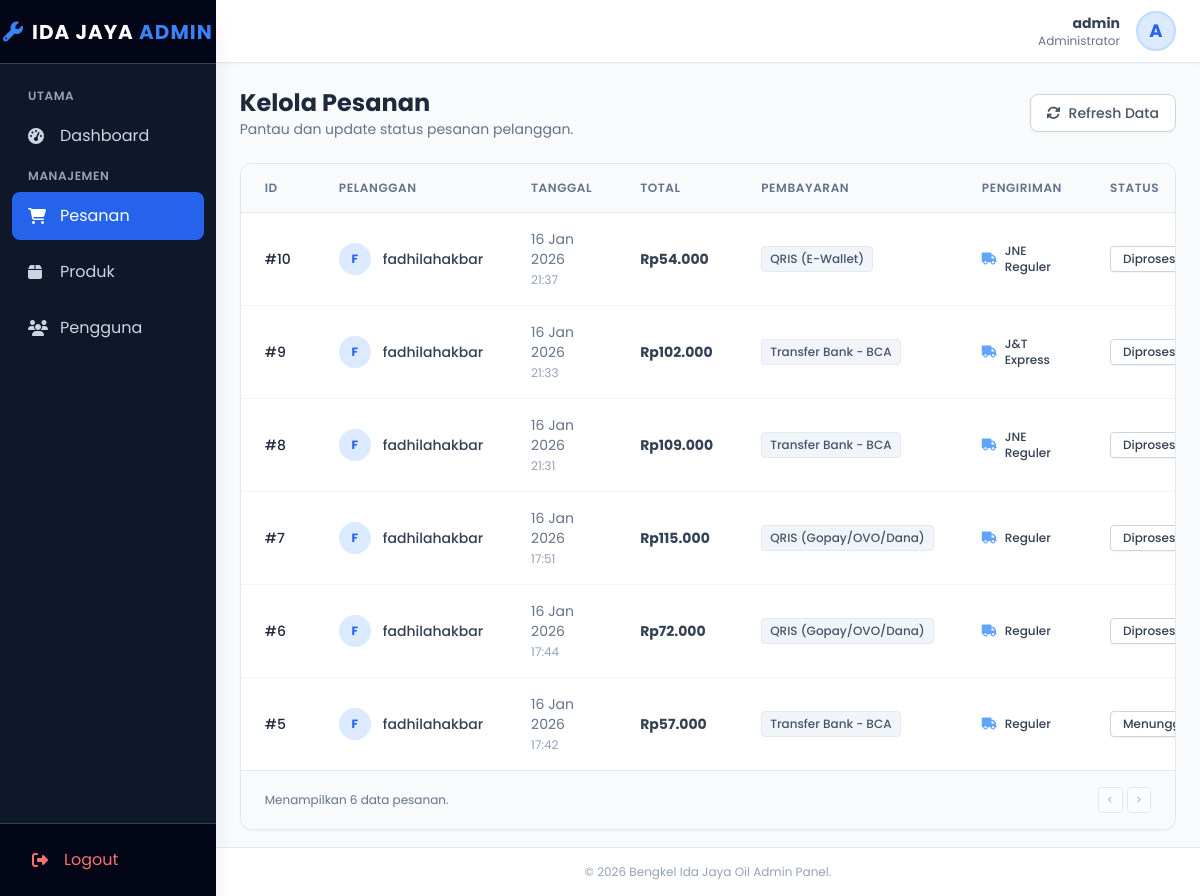
The page /admin/kelola_pesanan.php (signed in) on the database its author committed.
### tables this page shows
CREATE TABLE `pesanan` (
  `id_pesanan` int(11) NOT NULL,
  `id_user` int(11) NOT NULL,
  `tanggal_pesanan` datetime DEFAULT current_timestamp(),
  `total_harga` decimal(15,2) NOT NULL,
  `ongkos_kirim` decimal(15,2) DEFAULT NULL,
  `alamat_pengiriman` text NOT NULL,
  `jasa_pengiriman` varchar(50) DEFAULT NULL,
  `catatan` text DEFAULT NULL,
  `metode_pembayaran` varchar(50) NOT NULL,
  `status_pesanan` varchar(50) DEFAULT 'Menunggu Pembayaran',
  `bukti_pembayaran` varchar(255) DEFAULT NULL
);

CREATE TABLE `users` (
  `id_user` int(11) NOT NULL,
  `username` varchar(100) NOT NULL,
  `no_telp` varchar(20) DEFAULT NULL,
  `password` varchar(255) NOT NULL,
  `nama_lengkap` varchar(150) DEFAULT NULL,
  `role` enum('user','admin') NOT NULL DEFAULT 'user',
  `created_at` timestamp NOT NULL DEFAULT current_timestamp()
);

### admin/kelola_pesanan.php (the view, shortened to what this page needs)
<?php
include 'admin_header.php';
$sql_pesanan = "
    SELECT p.*, u.nama_lengkap
    FROM pesanan p
    LEFT JOIN users u ON p.id_user = u.id_user
    ORDER BY p.tanggal_pesanan DESC
";
$semua_pesanan = $conn->query($sql_pesanan);
?>
<div class="mb-6 flex justify-between items-center">
    <div>
        <h1 class="text-2xl font-bold text-slate-800">Kelola Pesanan</h1>
        <p class="text-slate-500 text-sm">Pantau dan update status pesanan pelanggan.</p>
    </div>
    <a href="kelola_pesanan.php" class="bg-white border border-slate-300 text-slate-600 hover:text-blue-600 hover:border-blue-300 px-4 py-2 rounded-lg text-sm font-medium transition shadow-sm flex items-center gap-2">
        <i class="fas fa-sync-alt"></i> Refresh Data
    </a>
</div>
<div class="bg-white rounded-xl shadow-sm border border-slate-200 overflow-hidden">
    <div class="overflow-x-auto">
        <table class="w-full text-left border-collapse">
            <thead>
                <tr class="bg-slate-50 text-slate-500 text-xs uppercase tracking-wider border-b border-slate-200">
                    <th class="px-6 py-4 font-semibold">ID</th>
                    <th class="px-6 py-4 font-semibold">Pelanggan</th>
                    <th class="px-6 py-4 font-semibold">Tanggal</th>
                    <th class="px-6 py-4 font-semibold">Total</th>
                    <th class="px-6 py-4 font-semibold">Pembayaran</th>
                    <th class="px-6 py-4 font-semibold">Pengiriman</th>
                    <th class="px-6 py-4 font-semibold">Status</th>
                </tr>
            </thead>
            <tbody class="divide-y divide-slate-100 text-sm">
                <?php if ($semua_pesanan->num_rows > 0): ?>
                    <?php while($pesanan = $semua_pesanan->fetch_assoc()): ?>
                        <tr class="hover:bg-slate-50 transition-colors">
                            <td class="px-6 py-4 font-medium text-slate-800">
                                #<?= $pesanan['id_pesanan'] ?>
                            </td>
                            <td class="px-6 py-4">
                                <div class="flex items-center gap-3">
                                    <div class="w-8 h-8 rounded-full bg-blue-100 text-blue-600 flex items-center justify-center font-bold text-xs">
                                        <?= strtoupper(substr($pesanan['nama_lengkap'] ?? 'U', 0, 1)) ?>
                                    </div>
                                    <span class="text-slate-700 font-medium"><?= htmlspecialchars($pesanan['nama_lengkap'] ?? 'User Dihapus') ?></span>
                                </div>
                            </td>
                            <td class="px-6 py-4 text-slate-500">
                                <?= date('d M Y', strtotime($pesanan['tanggal_pesanan'])) ?>
                                <br><span class="text-xs text-slate-400"><?= date('H:i', strtotime($pesanan['tanggal_pesanan'])) ?></span>
                            </td>
                            <td class="px-6 py-4 font-bold text-slate-700">
                                Rp<?= number_format($pesanan['total_harga'], 0, ',', '.') ?>
                            </td>
                            <td class="px-6 py-4">
                                <span class="bg-slate-100 text-slate-600 px-2 py-1 rounded text-xs font-medium border border-slate-200 block w-max">
                                    <?= htmlspecialchars($pesanan['metode_pembayaran']) ?>
                                </span>
                            </td>
                            <td class="px-6 py-4">
                                <div class="flex items-center gap-2 text-slate-700 font-medium text-xs">
                                    <i class="fas fa-truck text-blue-400"></i>
                                    <?= htmlspecialchars($pesanan['jasa_pengiriman'] ?? 'Reguler') ?>
                                </div>
                            </td>
                            <td class="px-6 py-4">
                                <form action="kelola_pesanan.php" method="POST" class="flex items-center gap-2">
                                    <div class="relative">
                                        <select name="status_baru" onchange="this.form.submit()"
                                            class="appearance-none bg-white border border-slate-300 text-slate-700 py-1 pl-3 pr-8 rounded focus:outline-none focus:ring-2 focus:ring-blue-500 focus:border-blue-500 text-xs font-medium cursor-pointer hover:bg-slate-50 transition shadow-sm">
                                            <option value="Menunggu Pembayaran" <?= $pesanan['status_pesanan'] == 'Menunggu Pembayaran' ? 'selected' : '' ?>>Menunggu</option>
                                            <option value="Diproses" <?= $pesanan['status_pesanan'] == 'Diproses' ? 'selected' : '' ?>>Diproses</option>
                                        </select>
                                    </div>
                                </form>
                            </td>
                        </tr>
                    <?php endwhile; ?>
                <?php endif; ?>
            </tbody>
        </table>
    </div>
    <div class="bg-slate-50 px-6 py-4 border-t border-slate-200 text-xs text-slate-500 flex justify-between items-center">
        <span>Menampilkan <?= $semua_pesanan->num_rows ?> data pesanan.</span>
        <div class="flex gap-1">
            <button class="px-2 py-1 bg-white border border-slate-300 rounded hover:bg-slate-100 disabled:opacity-50" disabled>&lt;</button>
            <button class="px-2 py-1 bg-white border border-slate-300 rounded hover:bg-slate-100 disabled:opacity-50" disabled>&gt;</button>
        </div>
    </div>
</div>
<?php include 'admin_footer.php'; ?>

### admin/admin_header.php (style rules this page uses)
body { font-family: 'Poppins', sans-serif; }

### rows shown on the page
pesanan: id_pesanan "10", id_user.nama_lengkap "F", id_user.nama_lengkap "fadhilahakbar", tanggal_pesanan "16 Jan 2026", tanggal_pesanan "21:37", total_harga "54.000", metode_pembayaran "QRIS (E-Wallet)", jasa_pengiriman "JNE Reguler", status_baru "Diproses"
pesanan: id_pesanan "9", id_user.nama_lengkap "F", id_user.nama_lengkap "fadhilahakbar", tanggal_pesanan "16 Jan 2026", tanggal_pesanan "21:33", total_harga "102.000", metode_pembayaran "Transfer Bank - BCA", jasa_pengiriman "J&T Express", status_baru "Diproses"
pesanan: id_pesanan "8", id_user.nama_lengkap "F", id_user.nama_lengkap "fadhilahakbar", tanggal_pesanan "16 Jan 2026", tanggal_pesanan "21:31", total_harga "109.000", metode_pembayaran "Transfer Bank - BCA", jasa_pengiriman "JNE Reguler", status_baru "Diproses"
pesanan: id_pesanan "7", id_user.nama_lengkap "F", id_user.nama_lengkap "fadhilahakbar", tanggal_pesanan "16 Jan 2026", tanggal_pesanan "17:51", total_harga "115.000", metode_pembayaran "QRIS (Gopay/OVO/Dana)", jasa_pengiriman "Reguler", status_baru "Diproses"
pesanan: id_pesanan "6", id_user.nama_lengkap "F", id_user.nama_lengkap "fadhilahakbar", tanggal_pesanan "16 Jan 2026", tanggal_pesanan "17:44", total_harga "72.000", metode_pembayaran "QRIS (Gopay/OVO/Dana)", jasa_pengiriman "Reguler", status_baru "Diproses"
pesanan: id_pesanan "5", id_user.nama_lengkap "F", id_user.nama_lengkap "fadhilahakbar", tanggal_pesanan "16 Jan 2026", tanggal_pesanan "17:42", total_harga "57.000", metode_pembayaran "Transfer Bank - BCA", jasa_pengiriman "Reguler", status_baru "Menunggu"

### other values the page prints
$admin_name "admin"
substr($admin_name, 0, 1) "A"
$semua_pesanan->num_rows "6"
